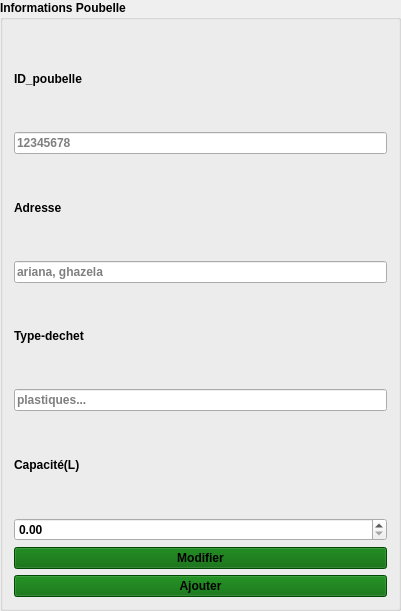
        <widget class="QGroupBox" name="gb_form_2">
         <property name="geometry">
          <rect>
           <x>110</x>
           <y>80</y>
           <width>401</width>
           <height>611</height>
          </rect>
         </property>
         <property name="font">
          <font>
           <bold>true</bold>
          </font>
         </property>
         <property name="title">
          <string>Informations Poubelle</string>
         </property>
         <layout class="QVBoxLayout" name="verticalLayout">
          <item>
           <widget class="QLabel" name="label_24">
            <property name="text">
             <string>ID_poubelle</string>
            </property>
           </widget>
          </item>
          <item>
           <widget class="QLineEdit" name="le_cin_2">
            <property name="maxLength">
             <number>8</number>
            </property>
            <property name="placeholderText">
             <string>12345678</string>
            </property>
           </widget>
          </item>
          <item>
           <widget class="QLabel" name="label_25">
            <property name="text">
             <string>Adresse</string>
            </property>
           </widget>
          </item>
          <item>
           <widget class="QLineEdit" name="le_nom_2">
            <property name="text">
             <string/>
            </property>
            <property name="placeholderText">
             <string>ariana, ghazela</string>
            </property>
           </widget>
          </item>
          <item>
           <widget class="QLabel" name="label_26">
            <property name="text">
             <string>Type-dechet</string>
            </property>
           </widget>
          </item>
          <item>
           <widget class="QLineEdit" name="le_prenom_2">
            <property name="text">
             <string/>
            </property>
            <property name="placeholderText">
             <string>plastiques...</string>
            </property>
           </widget>
          </item>
          <item>
           <widget class="QLabel" name="label_28">
            <property name="text">
             <string>Capacité(L)</string>
            </property>
           </widget>
          </item>
          <item>
           <widget class="QDoubleSpinBox" name="dsb_salaire_2"/>
          </item>
          <item>
           <widget class="QPushButton" name="btn_modifier_2">
            <property name="styleSheet">
             <string notr="true">background-color: rgb(52, 73, 94);
background-color: rgb(0, 99, 0);</string>
            </property>
            <property name="text">
             <string>Modifier</string>
            </property>
           </widget>
          </item>
          <item>
           <widget class="QPushButton" name="btn_ajouter_2">
            <property name="styleSheet">
             <string notr="true">background-color: rgb(0, 103, 0);</string>
            </property>
            <property name="text">
             <string>Ajouter</string>
            </property>
           </widget>
          </item>
         </layout>
        </widget>
